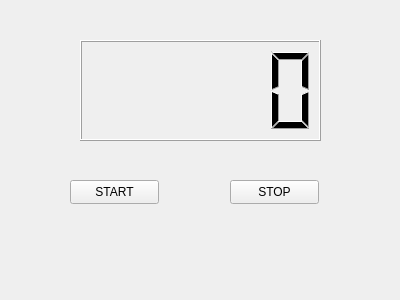
<?xml version="1.0" encoding="UTF-8"?>
<ui version="4.0">
 <class>Widget</class>
 <widget class="QWidget" name="Widget">
  <property name="geometry">
   <rect>
    <x>0</x>
    <y>0</y>
    <width>400</width>
    <height>300</height>
   </rect>
  </property>
  <property name="windowTitle">
   <string>Widget</string>
  </property>
  <widget class="QLCDNumber" name="lcdNumber">
   <property name="geometry">
    <rect>
     <x>80</x>
     <y>40</y>
     <width>241</width>
     <height>101</height>
    </rect>
   </property>
  </widget>
  <widget class="QPushButton" name="buttonStart">
   <property name="geometry">
    <rect>
     <x>70</x>
     <y>180</y>
     <width>89</width>
     <height>24</height>
    </rect>
   </property>
   <property name="text">
    <string>START</string>
   </property>
  </widget>
  <widget class="QPushButton" name="buttonStop">
   <property name="geometry">
    <rect>
     <x>230</x>
     <y>180</y>
     <width>89</width>
     <height>24</height>
    </rect>
   </property>
   <property name="text">
    <string>STOP</string>
   </property>
  </widget>
 </widget>
 <layoutdefault spacing="6" margin="11"/>
 <resources/>
 <connections/>
</ui>
